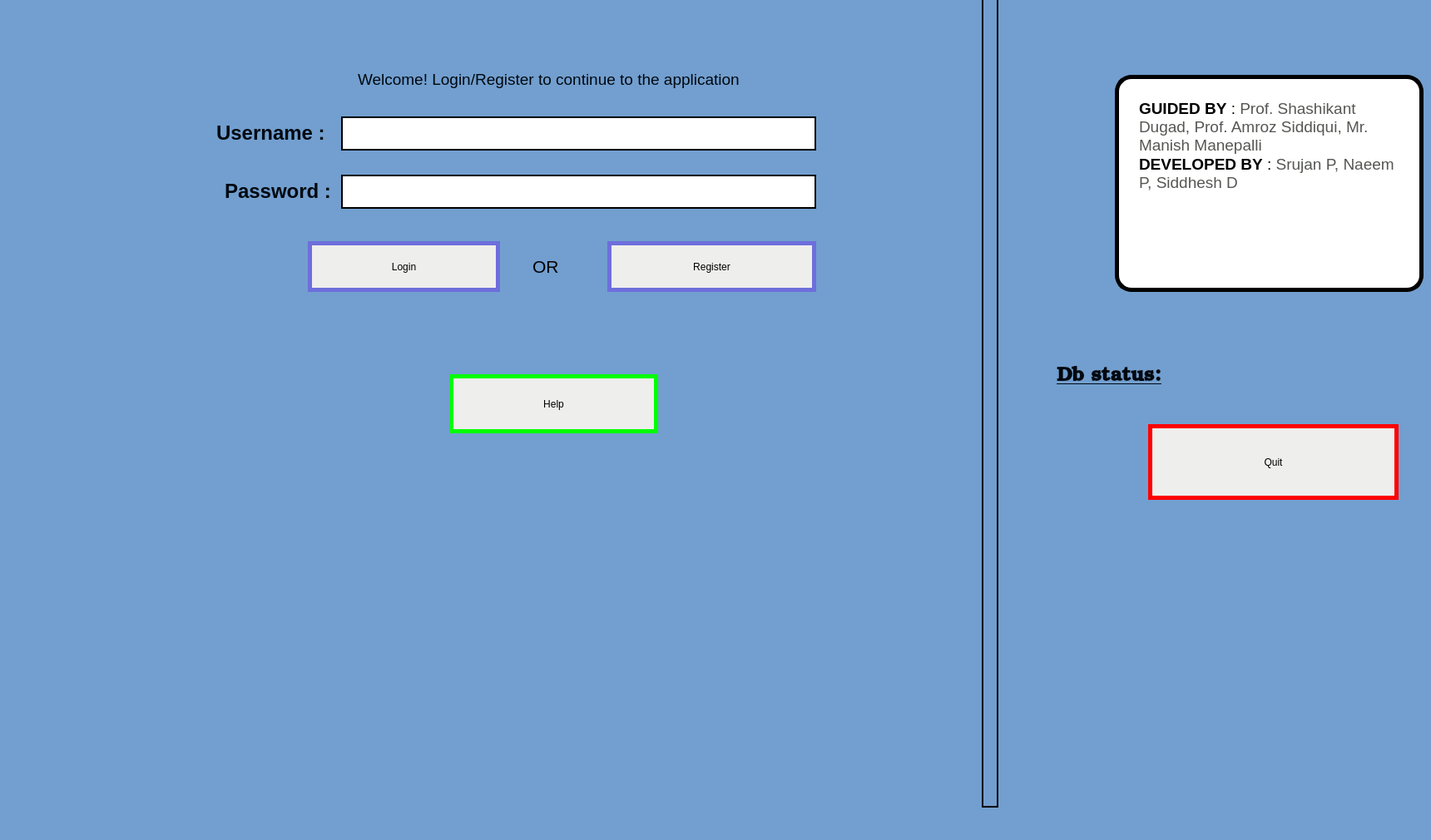
    <widget class="QWidget" name="page">
     <property name="styleSheet">
      <string notr="true">background-color: rgb(114, 159, 207);</string>
     </property>
     <widget class="QLineEdit" name="lineEditPassword">
      <property name="geometry">
       <rect>
        <x>410</x>
        <y>210</y>
        <width>571</width>
        <height>41</height>
       </rect>
      </property>
      <property name="styleSheet">
       <string notr="true">font: 75 11pt &quot;URW Bookman L&quot;;
background-color: rgb(255, 255, 255);
border-style:solid;
border-width:2px</string>
      </property>
      <property name="inputMethodHints">
       <set>Qt::ImhHiddenText|Qt::ImhNoAutoUppercase|Qt::ImhNoPredictiveText|Qt::ImhSensitiveData</set>
      </property>
      <property name="echoMode">
       <enum>QLineEdit::Password</enum>
      </property>
     </widget>
     <widget class="QPushButton" name="pushButtonLogin">
      <property name="geometry">
       <rect>
        <x>370</x>
        <y>290</y>
        <width>231</width>
        <height>61</height>
       </rect>
      </property>
      <property name="cursor">
       <cursorShape>PointingHandCursor</cursorShape>
      </property>
      <property name="styleSheet">
       <string notr="true">background-color: rgb(238, 238, 236);
border-style:solid;
border-color: rgb(110,110, 220);
border-width:5px;
font: 19pt &quot;DejaVu Sans&quot;;
</string>
      </property>
      <property name="text">
       <string>Login</string>
      </property>
      <property name="checkable">
       <bool>false</bool>
      </property>
     </widget>
     <widget class="QLabel" name="label_6">
      <property name="geometry">
       <rect>
        <x>640</x>
        <y>300</y>
        <width>51</width>
        <height>41</height>
       </rect>
      </property>
      <property name="styleSheet">
       <string notr="true">font: 57 14pt &quot;Ubuntu&quot;;
font: 75 17pt &quot;URW Bookman L&quot;;</string>
      </property>
      <property name="text">
       <string>&lt;html&gt;&lt;head/&gt;&lt;body&gt;&lt;p&gt;&lt;span style=&quot; font-size:16pt;&quot;&gt;OR&lt;/span&gt;&lt;/p&gt;&lt;/body&gt;&lt;/html&gt;</string>
      </property>
     </widget>
     <widget class="QPushButton" name="pushButton">
      <property name="geometry">
       <rect>
        <x>540</x>
        <y>450</y>
        <width>251</width>
        <height>71</height>
       </rect>
      </property>
      <property name="cursor">
       <cursorShape>PointingHandCursor</cursorShape>
      </property>
      <property name="styleSheet">
       <string notr="true">background-color: rgb(238, 238, 236);
border-style:solid;
border-color: rgb(0,255, 0);
border-width:5px;
font: 19pt &quot;DejaVu Sans&quot;;
</string>
      </property>
      <property name="text">
       <string>Help</string>
      </property>
     </widget>
     <widget class="QLineEdit" name="lineEditUsername">
      <property name="geometry">
       <rect>
        <x>410</x>
        <y>140</y>
        <width>571</width>
        <height>41</height>
       </rect>
      </property>
      <property name="styleSheet">
       <string notr="true">font: 75 11pt &quot;URW Bookman L&quot;;
background-color: rgb(255, 255, 255);
border-color: rgb(0, 0, 0);
border-style: solid;
border-width: 2px</string>
      </property>
      <property name="text">
       <string/>
      </property>
     </widget>
     <widget class="QLabel" name="label_2">
      <property name="geometry">
       <rect>
        <x>270</x>
        <y>210</y>
        <width>131</width>
        <height>41</height>
       </rect>
      </property>
      <property name="styleSheet">
       <string notr="true">color: rgb(32, 74, 135);
font: 75 12pt &quot;URW Bookman L&quot;;</string>
      </property>
      <property name="text">
       <string>&lt;html&gt;&lt;head/&gt;&lt;body&gt;&lt;p&gt;&lt;span style=&quot; font-size:18pt; font-weight:600; color:#000810;&quot;&gt;Password :&lt;/span&gt;&lt;/p&gt;&lt;/body&gt;&lt;/html&gt;</string>
      </property>
     </widget>
     <widget class="QLabel" name="label">
      <property name="geometry">
       <rect>
        <x>260</x>
        <y>130</y>
        <width>141</width>
        <height>61</height>
       </rect>
      </property>
      <property name="styleSheet">
       <string notr="true">color: rgb(32, 74, 135);
color: rgb(0, 8, 16);
font: bold 75 12pt &quot;URW Bookman L&quot;;</string>
      </property>
      <property name="text">
       <string>&lt;!DOCTYPE HTML PUBLIC &quot;-//W3C//DTD HTML 4.0//EN&quot; &quot;http://www.w3.org/TR/REC-html40/strict.dtd&quot;&gt;
&lt;html&gt;&lt;head&gt;&lt;meta name=&quot;qrichtext&quot; content=&quot;1&quot; /&gt;&lt;style type=&quot;text/css&quot;&gt;
p, li { white-space: pre-wrap; }
&lt;/style&gt;&lt;/head&gt;&lt;body style=&quot; font-family:'URW Bookman L'; font-size:12pt; font-weight:72; font-style:normal;&quot;&gt;
&lt;p style=&quot; margin-top:12px; margin-bottom:12px; margin-left:0px; margin-right:0px; -qt-block-indent:0; text-indent:0px;&quot;&gt;&lt;span style=&quot; font-size:18pt; font-weight:600; color:#000810;&quot;&gt;Username :&lt;/span&gt;&lt;/p&gt;&lt;/body&gt;&lt;/html&gt;</string>
      </property>
     </widget>
     <widget class="QPushButton" name="pushButtonRegister">
      <property name="geometry">
       <rect>
        <x>730</x>
        <y>290</y>
        <width>251</width>
        <height>61</height>
       </rect>
      </property>
      <property name="cursor">
       <cursorShape>PointingHandCursor</cursorShape>
      </property>
      <property name="styleSheet">
       <string notr="true">background-color: rgb(238, 238, 236);
border-style:solid;
border-color: rgb(110,110, 220);
border-width:5px;
font: 19pt &quot;DejaVu Sans&quot;;
</string>
      </property>
      <property name="text">
       <string>Register</string>
      </property>
     </widget>
     <widget class="QLabel" name="label_20">
      <property name="geometry">
       <rect>
        <x>430</x>
        <y>70</y>
        <width>571</width>
        <height>51</height>
       </rect>
      </property>
      <property name="styleSheet">
       <string notr="true">color: rgb(32, 74, 135);
font: 75 12pt &quot;URW Bookman L&quot;;</string>
      </property>
      <property name="text">
       <string>&lt;html&gt;&lt;head/&gt;&lt;body&gt;&lt;p&gt;&lt;span style=&quot; font-size:14pt; color:#000810;&quot;&gt;Welcome! Login/Register to continue to the application&lt;/span&gt;&lt;/p&gt;&lt;/body&gt;&lt;/html&gt;</string>
      </property>
     </widget>
     <widget class="QLabel" name="label_3">
      <property name="geometry">
       <rect>
        <x>1270</x>
        <y>429</y>
        <width>131</width>
        <height>51</height>
       </rect>
      </property>
      <property name="font">
       <font>
        <family>URW Bookman L</family>
        <pointsize>11</pointsize>
        <weight>9</weight>
        <italic>false</italic>
        <bold>false</bold>
       </font>
      </property>
      <property name="styleSheet">
       <string notr="true">color: rgb(138, 226, 52);
color: rgb(239, 41, 41);
border-color: rgb(206, 92, 0);
font: 75 11pt &quot;URW Bookman L&quot;;</string>
      </property>
      <property name="text">
       <string>&lt;html&gt;&lt;head/&gt;&lt;body&gt;&lt;p&gt;&lt;span style=&quot; font-size:18pt; font-weight:600; text-decoration: underline; color:#000810;&quot;&gt;Db status:&lt;/span&gt;&lt;/p&gt;&lt;/body&gt;&lt;/html&gt;</string>
      </property>
     </widget>
     <widget class="QLabel" name="labelDbStatus">
      <property name="geometry">
       <rect>
        <x>1410</x>
        <y>440</y>
        <width>181</width>
        <height>30</height>
       </rect>
      </property>
      <property name="styleSheet">
       <string notr="true">color: rgb(0,0,0);

border-color: rgb(206, 92, 0);
font: 75 18pt &quot;URW Bookman L&quot;;
</string>
      </property>
      <property name="text">
       <string>&lt;html&gt;&lt;head/&gt;&lt;body&gt;&lt;p align=&quot;center&quot;&gt;&lt;br/&gt;&lt;/p&gt;&lt;/body&gt;&lt;/html&gt;</string>
      </property>
     </widget>
     <widget class="Line" name="line_2">
      <property name="geometry">
       <rect>
        <x>1180</x>
        <y>-30</y>
        <width>20</width>
        <height>1001</height>
       </rect>
      </property>
      <property name="styleSheet">
       <string notr="true">border-width:2px;
border-style: solid;</string>
      </property>
      <property name="orientation">
       <enum>Qt::Vertical</enum>
      </property>
     </widget>
     <widget class="QTextBrowser" name="textBrowser">
      <property name="geometry">
       <rect>
        <x>1340</x>
        <y>90</y>
        <width>371</width>
        <height>261</height>
       </rect>
      </property>
      <property name="styleSheet">
       <string notr="true">background-color: white;
    border-style: outset;

    border-width: 5px;
    border-radius: 20px;
    border-color: black;
    font: bold 14px;
    min-width: 10em;
    padding: 20px;</string>
      </property>
      <property name="html">
       <string>&lt;!DOCTYPE HTML PUBLIC &quot;-//W3C//DTD HTML 4.0//EN&quot; &quot;http://www.w3.org/TR/REC-html40/strict.dtd&quot;&gt;
&lt;html&gt;&lt;head&gt;&lt;meta name=&quot;qrichtext&quot; content=&quot;1&quot; /&gt;&lt;style type=&quot;text/css&quot;&gt;
p, li { white-space: pre-wrap; }
&lt;/style&gt;&lt;/head&gt;&lt;body style=&quot; font-family:'Ubuntu'; font-size:14px; font-weight:600; font-style:normal;&quot;&gt;
&lt;p style=&quot; margin-top:0px; margin-bottom:0px; margin-left:0px; margin-right:0px; -qt-block-indent:0; text-indent:0px;&quot;&gt;&lt;span style=&quot; font-family:'Roboto Medium'; font-size:14pt;&quot;&gt;GUIDED BY&lt;/span&gt;&lt;span style=&quot; font-family:'Roboto Medium'; font-size:14pt; font-weight:400;&quot;&gt; : &lt;/span&gt;&lt;span style=&quot; font-family:'Roboto Medium'; font-size:14pt; font-weight:400; color:#555753;&quot;&gt;Prof. Shashikant Dugad, Prof. Amroz Siddiqui, Mr. Manish Manepalli&lt;/span&gt;&lt;/p&gt;
&lt;p style=&quot; margin-top:0px; margin-bottom:0px; margin-left:0px; margin-right:0px; -qt-block-indent:0; text-indent:0px;&quot;&gt;&lt;span style=&quot; font-family:'Roboto Medium'; font-size:14pt;&quot;&gt;DEVELOPED BY&lt;/span&gt;&lt;span style=&quot; font-family:'Roboto Medium'; font-size:14pt; font-weight:400;&quot;&gt; : &lt;/span&gt;&lt;span style=&quot; font-family:'Roboto Medium'; font-size:14pt; font-weight:400; color:#555753;&quot;&gt;Srujan P, Naeem P, Siddhesh D&lt;/span&gt;&lt;/p&gt;&lt;/body&gt;&lt;/html&gt;</string>
      </property>
     </widget>
     <widget class="QPushButton" name="pushButton_2">
      <property name="geometry">
       <rect>
        <x>1380</x>
        <y>510</y>
        <width>301</width>
        <height>91</height>
       </rect>
      </property>
      <property name="cursor">
       <cursorShape>PointingHandCursor</cursorShape>
      </property>
      <property name="styleSheet">
       <string notr="true">background-color: rgb(238, 238, 236);
border-style:solid;
border-color: rgb(255,0, 0);
border-width:5px;
font: 19pt &quot;DejaVu Sans&quot;;
</string>
      </property>
      <property name="text">
       <string>Quit</string>
      </property>
     </widget>
     <zorder>lineEditPassword</zorder>
     <zorder>label_6</zorder>
     <zorder>pushButton</zorder>
     <zorder>lineEditUsername</zorder>
     <zorder>label_2</zorder>
     <zorder>label</zorder>
     <zorder>pushButtonRegister</zorder>
     <zorder>pushButtonLogin</zorder>
     <zorder>label_20</zorder>
     <zorder>label_3</zorder>
     <zorder>labelDbStatus</zorder>
     <zorder>line_2</zorder>
     <zorder>textBrowser</zorder>
     <zorder>pushButton_2</zorder>
    </widget>
